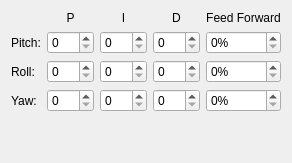
      <widget class="QWidget" name="tabStabilization">
       <attribute name="title">
        <string>Stabilization</string>
       </attribute>
       <layout class="QGridLayout" name="gridLayout">
        <item row="0" column="3">
         <widget class="QLabel" name="labelD">
          <property name="text">
           <string>D</string>
          </property>
          <property name="textFormat">
           <enum>Qt::PlainText</enum>
          </property>
          <property name="alignment">
           <set>Qt::AlignCenter</set>
          </property>
         </widget>
        </item>
        <item row="4" column="0">
         <widget class="QLabel" name="labelYaw">
          <property name="sizePolicy">
           <sizepolicy hsizetype="Fixed" vsizetype="Preferred">
            <horstretch>0</horstretch>
            <verstretch>0</verstretch>
           </sizepolicy>
          </property>
          <property name="text">
           <string>Yaw:</string>
          </property>
          <property name="textFormat">
           <enum>Qt::PlainText</enum>
          </property>
         </widget>
        </item>
        <item row="5" column="0">
         <spacer name="verticalSpacer">
          <property name="orientation">
           <enum>Qt::Vertical</enum>
          </property>
          <property name="sizeHint" stdset="0">
           <size>
            <width>10</width>
            <height>40</height>
           </size>
          </property>
         </spacer>
        </item>
        <item row="4" column="3">
         <widget class="QSpinBox" name="spinYaw_D">
          <property name="accelerated">
           <bool>true</bool>
          </property>
          <property name="maximum">
           <number>255</number>
          </property>
         </widget>
        </item>
        <item row="4" column="1">
         <widget class="QSpinBox" name="spinYaw_P">
          <property name="accelerated">
           <bool>true</bool>
          </property>
          <property name="maximum">
           <number>255</number>
          </property>
         </widget>
        </item>
        <item row="0" column="1">
         <widget class="QLabel" name="labelP">
          <property name="frameShape">
           <enum>QFrame::NoFrame</enum>
          </property>
          <property name="text">
           <string>P</string>
          </property>
          <property name="textFormat">
           <enum>Qt::PlainText</enum>
          </property>
          <property name="alignment">
           <set>Qt::AlignCenter</set>
          </property>
         </widget>
        </item>
        <item row="0" column="2">
         <widget class="QLabel" name="labelI">
          <property name="text">
           <string>I</string>
          </property>
          <property name="textFormat">
           <enum>Qt::PlainText</enum>
          </property>
          <property name="alignment">
           <set>Qt::AlignCenter</set>
          </property>
         </widget>
        </item>
        <item row="4" column="2">
         <widget class="QSpinBox" name="spinYaw_I">
          <property name="accelerated">
           <bool>true</bool>
          </property>
          <property name="maximum">
           <number>255</number>
          </property>
         </widget>
        </item>
        <item row="3" column="0">
         <widget class="QLabel" name="labelRoll">
          <property name="sizePolicy">
           <sizepolicy hsizetype="Fixed" vsizetype="Preferred">
            <horstretch>0</horstretch>
            <verstretch>0</verstretch>
           </sizepolicy>
          </property>
          <property name="text">
           <string>Roll:</string>
          </property>
          <property name="textFormat">
           <enum>Qt::PlainText</enum>
          </property>
         </widget>
        </item>
        <item row="2" column="0">
         <widget class="QLabel" name="labelPitch">
          <property name="sizePolicy">
           <sizepolicy hsizetype="Fixed" vsizetype="Preferred">
            <horstretch>0</horstretch>
            <verstretch>0</verstretch>
           </sizepolicy>
          </property>
          <property name="text">
           <string>Pitch:</string>
          </property>
          <property name="textFormat">
           <enum>Qt::PlainText</enum>
          </property>
         </widget>
        </item>
        <item row="3" column="1">
         <widget class="QSpinBox" name="spinRoll_P">
          <property name="accelerated">
           <bool>true</bool>
          </property>
          <property name="maximum">
           <number>255</number>
          </property>
         </widget>
        </item>
        <item row="3" column="2">
         <widget class="QSpinBox" name="spinRoll_I">
          <property name="accelerated">
           <bool>true</bool>
          </property>
          <property name="maximum">
           <number>255</number>
          </property>
         </widget>
        </item>
        <item row="3" column="3">
         <widget class="QSpinBox" name="spinRoll_D">
          <property name="accelerated">
           <bool>true</bool>
          </property>
          <property name="maximum">
           <number>255</number>
          </property>
         </widget>
        </item>
        <item row="2" column="1">
         <widget class="QSpinBox" name="spinPitch_P">
          <property name="frame">
           <bool>true</bool>
          </property>
          <property name="buttonSymbols">
           <enum>QAbstractSpinBox::UpDownArrows</enum>
          </property>
          <property name="accelerated">
           <bool>true</bool>
          </property>
          <property name="maximum">
           <number>255</number>
          </property>
         </widget>
        </item>
        <item row="2" column="2">
         <widget class="QSpinBox" name="spinPitch_I">
          <property name="accelerated">
           <bool>true</bool>
          </property>
          <property name="maximum">
           <number>255</number>
          </property>
         </widget>
        </item>
        <item row="2" column="3">
         <widget class="QSpinBox" name="spinPitch_D">
          <property name="accelerated">
           <bool>true</bool>
          </property>
          <property name="maximum">
           <number>255</number>
          </property>
         </widget>
        </item>
        <item row="2" column="4">
         <widget class="QSpinBox" name="spinPitch_F">
          <property name="accelerated">
           <bool>true</bool>
          </property>
          <property name="suffix">
           <string>%</string>
          </property>
          <property name="maximum">
           <number>255</number>
          </property>
         </widget>
        </item>
        <item row="3" column="4">
         <widget class="QSpinBox" name="spinRoll_F">
          <property name="accelerated">
           <bool>true</bool>
          </property>
          <property name="suffix">
           <string>%</string>
          </property>
          <property name="prefix">
           <string/>
          </property>
          <property name="maximum">
           <number>255</number>
          </property>
         </widget>
        </item>
        <item row="4" column="4">
         <widget class="QSpinBox" name="spinYaw_F">
          <property name="accelerated">
           <bool>true</bool>
          </property>
          <property name="suffix">
           <string>%</string>
          </property>
          <property name="maximum">
           <number>255</number>
          </property>
         </widget>
        </item>
        <item row="0" column="4">
         <widget class="QLabel" name="labelFF">
          <property name="text">
           <string>Feed Forward</string>
          </property>
          <property name="textFormat">
           <enum>Qt::PlainText</enum>
          </property>
          <property name="alignment">
           <set>Qt::AlignCenter</set>
          </property>
         </widget>
        </item>
       </layout>
      </widget>
